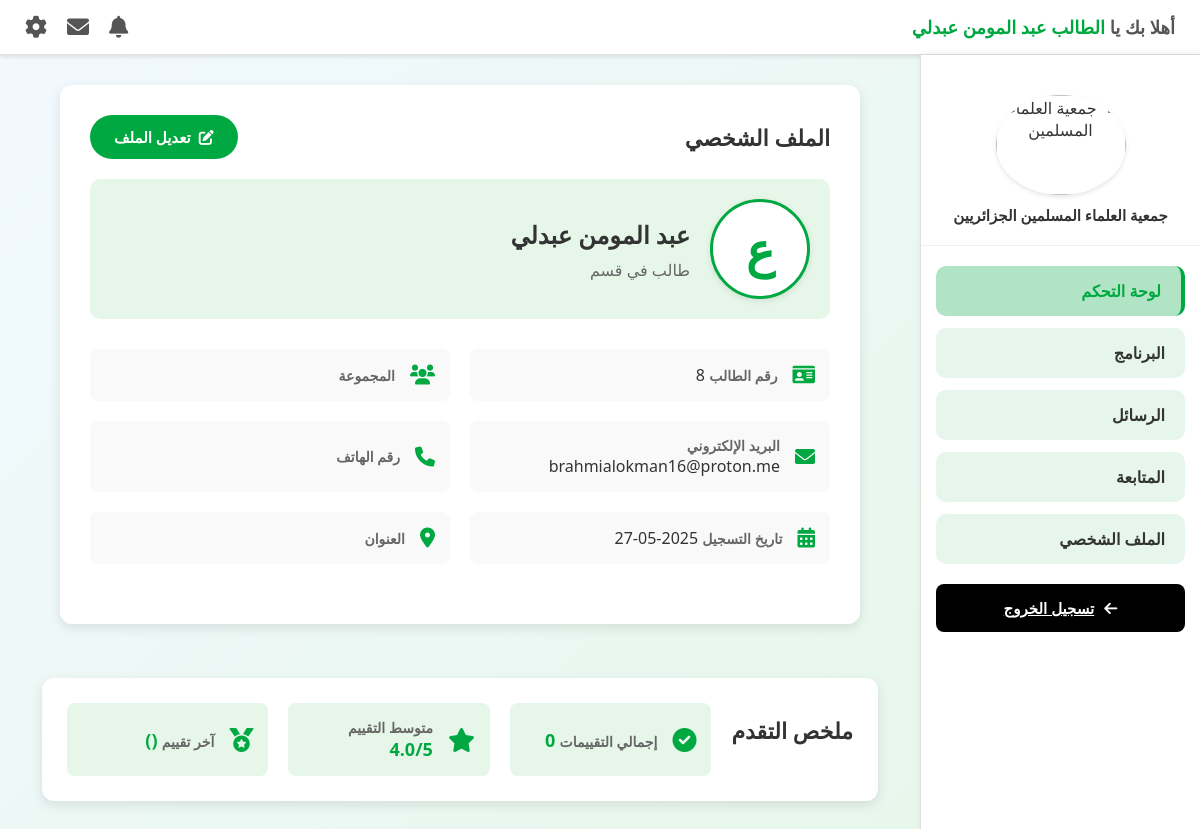
Screenshot of /admin/student/student-profile.php (signed in) with the database file from the repository.
### tables this page shows
CREATE TABLE `users` (
  `id` int(11) UNSIGNED NOT NULL,
  `email` varchar(128) NOT NULL,
  `first_name` varchar(128) NOT NULL,
  `last_name` varchar(128) NOT NULL,
  `password` varchar(255) NOT NULL,
  `gender` enum('male','female') NOT NULL,
  `phone` varchar(20) DEFAULT NULL,
  `date_of_birth` date DEFAULT NULL,
  `place_of_birth` varchar(128) DEFAULT NULL,
  `address` text DEFAULT NULL,
  `academic_level` varchar(255) DEFAULT NULL,
  `user_type` enum('student','teacher','admin','super_admin') NOT NULL,
  `created_at` timestamp NOT NULL DEFAULT current_timestamp(),
  `updated_at` timestamp NOT NULL DEFAULT current_timestamp() ON UPDATE current_timestamp()
);

### classes/Student.php (called while the page is built, shortened)
<?php
class Student extends User
{
    public static function getProggresses($studentId,$db)  {
        $query = $db->prepare("
           SELECT
           users.first_name,
           users.last_name,
           groups.group_name,
           academic_progress.sourah,
           academic_progress.ayah,
           academic_progress.evaluation,
           academic_progress.progress_type,
           academic_progress.date,
           academic_progress.note
           FROM academic_progress
           JOIN students ON  students.id = academic_progress.student_id
           JOIN users ON  users.id = students.user_id
           JOIN groups ON  groups.id = academic_progress.group_id
            WHERE academic_progress.student_id = ?
        ");
        $query->execute([$studentId]);
        $progresses = $query->fetchAll(PDO::FETCH_ASSOC);
        if(!empty($progresses))
            return $progresses;
        else
            return [];
    }
}

### admin/student/student-profile.php (the view, shortened to what this page needs)
<?php
require_once __DIR__ . '/template/header.php';
require_once __DIR__ . '/../../classes/Report.php';
require_once __DIR__ . '/../../classes/Student.php';
$studentId = $_SESSION['student_id']['id'];
$user_id = $_SESSION['user_id'];
$db = DBConnection::getConnection()->getDb();
$groupId = Student::getGroupId($studentId, $db);
$progresses = Student::getProggresses($studentId, $db);
try {
    $query = $db->prepare("
SELECT * FROM users WHERE id=?
");
    $query->execute([$user_id]);
    $user = $query->fetchAll(PDO::FETCH_ASSOC);
} catch (PDOException $e) {
    echo "Error : " . $e->getMessage();
}
?>
<link rel="stylesheet" href="css/profile.css">
<div class="content">
    <div class="profile-section">
        <div class="section-title">
            الملف الشخصي
            <button class="edit-btn" id="editProfileBtn"><i class="fas fa-edit"></i> تعديل الملف</button>
        </div>
        <div class="profile-header">
            <div class="profile-avatar">
                <?= mb_substr($user[0]['first_name'], 0, 1, "UTF-8") ?>
            </div>
            <div class="profile-info">
                <h2><?= $user[0]['first_name'] . " " . $user[0]['last_name'] ?></h2>
                <p>طالب في قسم <?= $groupId[0]['group_name'] ?> </p>
            </div>
        </div>
        <div class="profile-details">
            <div class="detail-item">
                <i class="fas fa-id-card"></i>
                <div>
                    <label>رقم الطالب</label>
                    <span><?= $user[0]['id'] ?></span>
                </div>
            </div>
            <div class="detail-item">
                <i class="fas fa-users"></i>
                <div>
                    <label>المجموعة</label>
                </div>
            </div>
            <div class="detail-item">
                <i class="fas fa-envelope"></i>
                <div>
                    <label>البريد الإلكتروني</label>
                    <span><?= $user[0]['email'] ?></span>
                </div>
            </div>
            <div class="detail-item">
                <i class="fas fa-phone"></i>
                <div>
                    <label>رقم الهاتف</label>
                </div>
            </div>
            <div class="detail-item">
                <i class="fas fa-calendar-alt"></i>
                <div>
                    <label>تاريخ التسجيل</label>
                    <span><?= date("Y-m-d", strtotime($user[0]['created_at'])) ?></span>
                </div>
            </div>
            <div class="detail-item">
                <i class="fas fa-map-marker-alt"></i>
                <div>
                    <label>العنوان</label>
                </div>
            </div>
        </div>
    </div>
    <div class="progress-summary">
        <div class="section-title">
            ملخص التقدم
        </div>
        <div class="summary-item">
            <i class="fas fa-check-circle"></i>
            <div>
                <label>إجمالي التقييمات</label>
                <span><?= count($progresses) ?></span>
            </div>
        </div>
        <div class="summary-item">
            <i class="fas fa-star"></i>
            <div>
                <label>متوسط التقييم</label>
                <span>4.0/5</span>
            </div>
        </div>
        <div class="summary-item">
            <i class="fas fa-medal"></i>
            <div>
                <label>آخر تقييم</label>
                <span><?= $progresses[0]['evaluation'] ?> (<?= $progresses[0]['date'] ?>)</span>
            </div>
        </div>
    </div>
</div>
</div>
</body>
</html>

### admin/CSS/style.css (style rules this page uses)
* { margin: 0; padding: 0; box-sizing: border-box; font-family: 'Segoe UI', Arial, sans-serif; }
body { background-color: #F2F9FF; color: #333; }
.content { flex: 1; padding: 20px; }
.section-title { font-size: 18px; font-weight: bold; margin-bottom: 15px; display: flex; justify-content: space-between; align-items: center; }

### admin/student/css/profile.css (style rules this page uses)
* { margin: 0; padding: 0; box-sizing: border-box; font-family: 'Segoe UI', Arial, sans-serif; }
body { background: linear-gradient(135deg, #F2F9FF 0%, #E6F7E9 100%); color: #333; }
.content { flex: 1; padding: 30px; display: flex; justify-content: center; align-items: flex-start; flex-wrap: wrap; }
.profile-section { background-color: white; border-radius: 12px; padding: 30px; max-width: 800px; width: 100%; box-shadow: 0 4px 12px rgba(0,0,0,0.1); transition: transform 0.3s ease; }
.section-title { font-size: 22px; font-weight: bold; margin-bottom: 20px; display: flex; justify-content: space-between; align-items: center; color: #333; }
.profile-header { display: flex; align-items: center; gap: 20px; padding: 20px; background-color: #E6F7E9; border-radius: 10px; margin-bottom: 30px; }
.profile-avatar { width: 100px; height: 100px; border-radius: 50%; background-color: white; border: 3px solid #00A841; display: flex; align-items: center; justify-content: center; font-size: 48px; color: #00A841; font-weight: bold; box-shadow: 0 2px 6px rgba(0,0,0,0.1); }
.profile-info h2 { font-size: 24px; color: #333; margin-bottom: 8px; }
.profile-info p { font-size: 16px; color: #666; }
.profile-details { display: grid; grid-template-columns: repeat(auto-fit, minmax(280px, 1fr)); gap: 20px; margin-bottom: 30px; }
.detail-item { display: flex; align-items: center; gap: 15px; padding: 15px; background-color: #f9f9f9; border-radius: 8px; transition: background-color 0.3s ease; }
.detail-item i { font-size: 20px; color: #00A841; }
.detail-item div label { font-size: 14px; color: #666; font-weight: bold; }
.detail-item div span { font-size: 16px; color: #333; font-weight: 500; }
.edit-btn { background-color: #00A841; color: white; border: none; padding: 12px 24px; border-radius: 25px; font-size: 15px; font-weight: 600; cursor: pointer; display: flex; align-items: center; gap: 8px; transition: all 0.3s ease; }
.progress-summary { background-color: white; border-radius: 12px; padding: 25px; box-shadow: 0 4px 12px rgba(0,0,0,0.1); margin-top: 30px; display: flex; gap: 20px; flex-wrap: wrap; }
.summary-item { flex: 1; min-width: 200px; background-color: #E6F7E9; border-radius: 8px; padding: 15px; display: flex; align-items: center; gap: 15px; transition: transform 0.3s ease; }
.summary-item i { font-size: 24px; color: #00A841; }
.summary-item div label { font-size: 14px; color: #666; font-weight: bold; }
.summary-item div span { font-size: 18px; color: #00A841; font-weight: bold; }

### rows the page displays
users: first_name "ع", first_name "عبد المومن", last_name "عبدلي", id "8", email "brahmialokman16@proton.me", created_at "2025-05-27"

### other values shown
$_SESSION['name'] "عبد المومن عبدلي"
count($progresses) "0"
